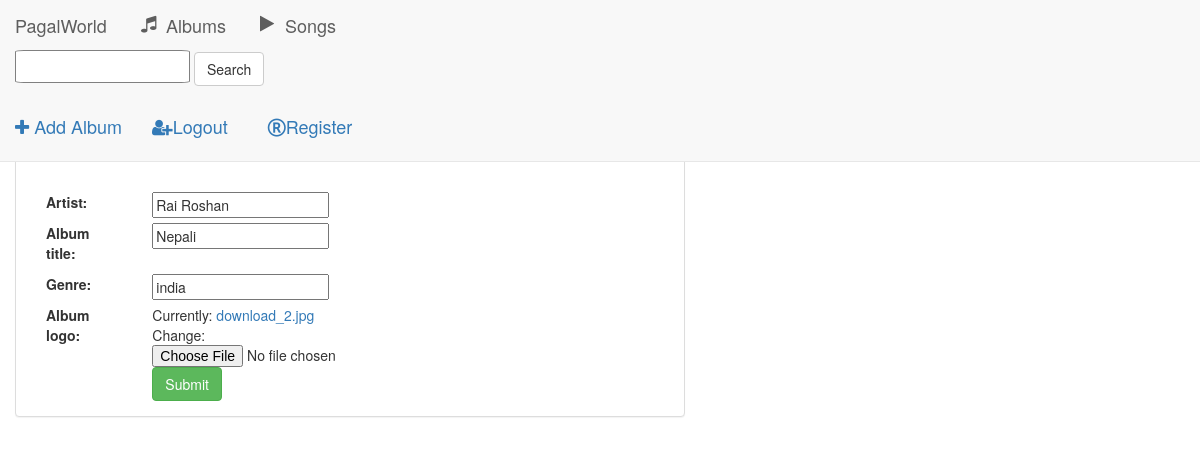
/music/album/4/, run on the app's committed database.
### music/models.py (models this page shows, shortened)
class Album(models.Model):
    artist = models.CharField(max_length=250)
    album_title = models.CharField(max_length=500)
    genre = models.CharField(max_length=100)
    album_logo = models.FileField()

### music/views.py (the view)
# urls.py: path('album/<int:pk>/', views.AlbumUpdate.as_view(), name = 'album-update'),
class AlbumUpdate(UpdateView):
    model = Album
    fields =  ['artist', 'album_title', 'genre', 'album_logo']

### music/templates/music/album_form.html (shortened to what this page needs)
{% extends 'music/basic.html' %}
{% block html %}
    <div class="container-fluid" >\
        <div class="row">
            <div class="col-sm-12 col-md-7">
                <div class="panel panel-default">
                    <div class="panel-body">
                        <form class="form-horizontal" action="" method="post" enctype="multipart/form-data">                             {% csrf_token %}
                            {%  include 'music/form-template.html' %}
                            <div class="from-group">
                                <div class="col-sm-offset-2 col-sm-10">
                                    <button type="submit" class="btn btn-success">Submit</button>
                                </div>
                            </div>
                        </form>
                    </div>
                </div>
            </div>
        </div>
    </div>
{% endblock %}

### music/templates/music/form-template.html (shortened to what this page needs)
 <div class="box" style="padding-top: 155px;">
    {% for x in form%}
        <div class="col-sm-offset-2 col-sm-10">
        </div>
        <label class="control-lable col-sm-2">{{ x.label_tag }}</label>
        <div class="col-sm-10">{{x}}</div>
    {% endfor %}
</div>

### data on the page
Album: form "Rai Roshan" "Nepali" "india"

### other printed values
{{ x.label_tag }} "Artist:" "Album title:" "Genre:" "Album logo:"
